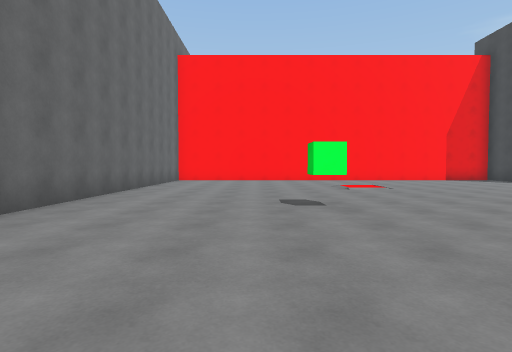
View 1 (above)

24 first-person views from a walk through a Unity game level. The camera is 1.3 m above the floor, tilts 2° down and sees 80° across. The floor is counted in squares, 2 m on a side. Each view is taken from the middle of a square. On the plan, view 1 faces up. The plan holds only what a view shows up to about 10 squares ahead; the rest is blank. The place goes on beyond the plan. The player character is not drawn.

View 2
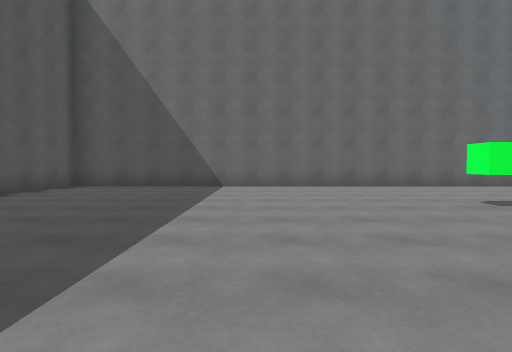

View 3
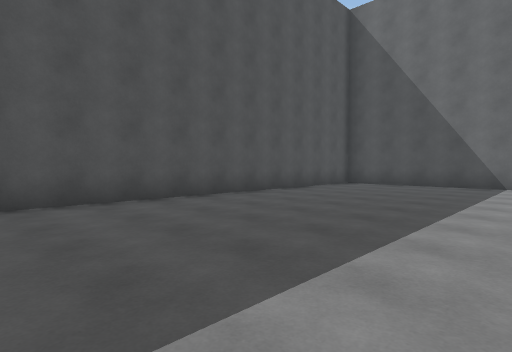

View 4
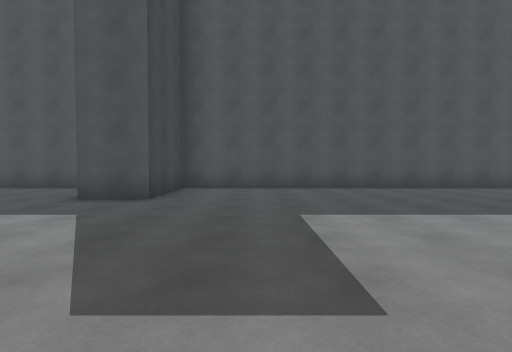

View 5
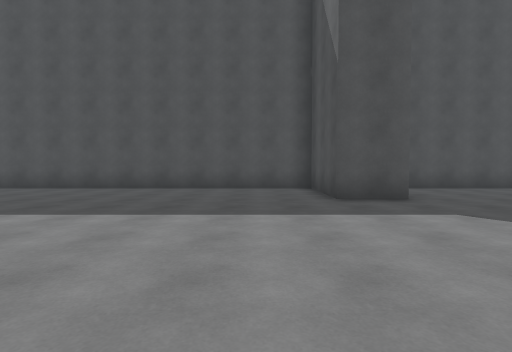

View 6
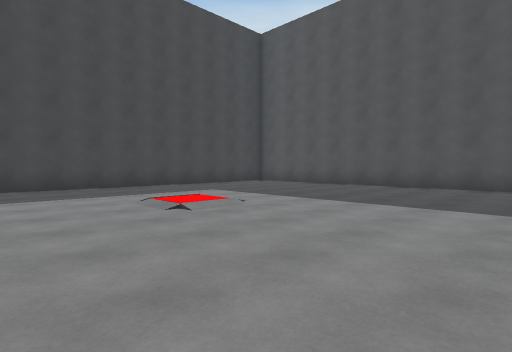

View 7
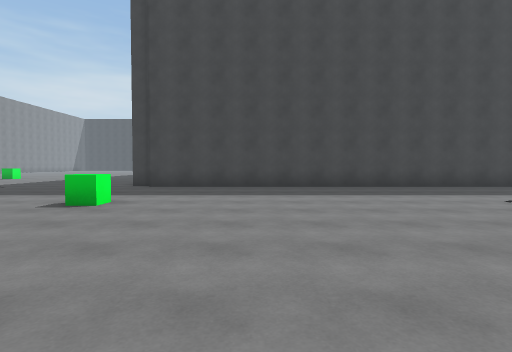

View 8
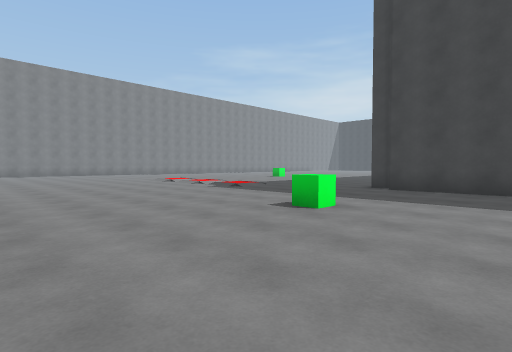

View 9
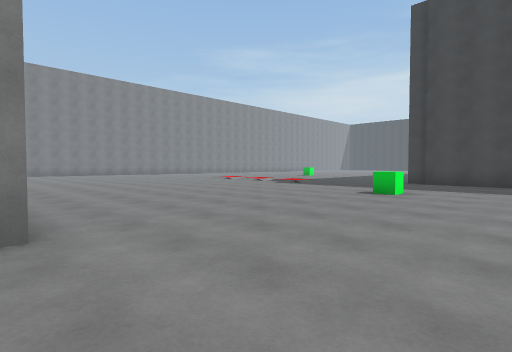

View 10
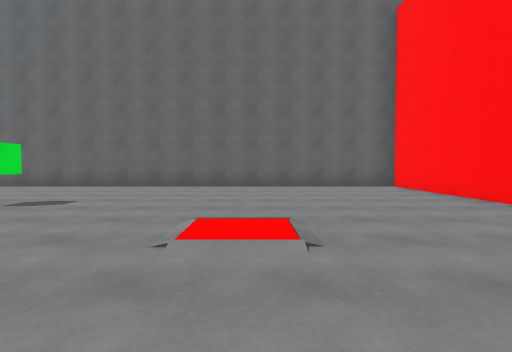

View 11
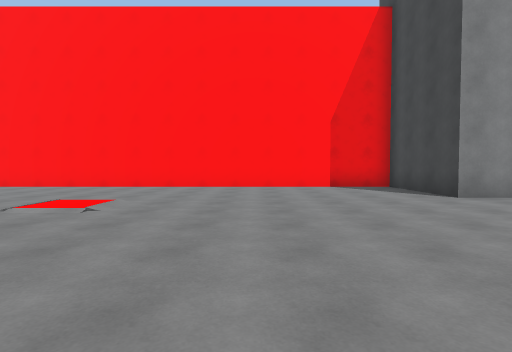

View 12
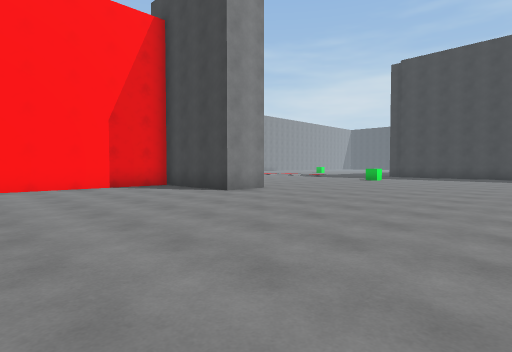

View 13
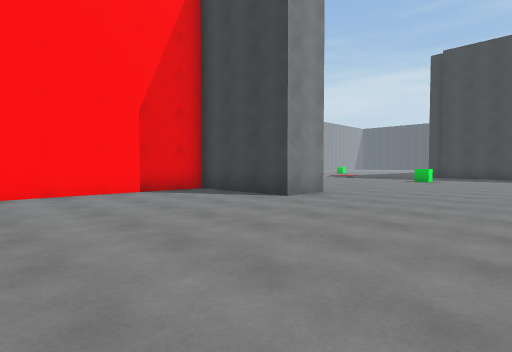

View 14
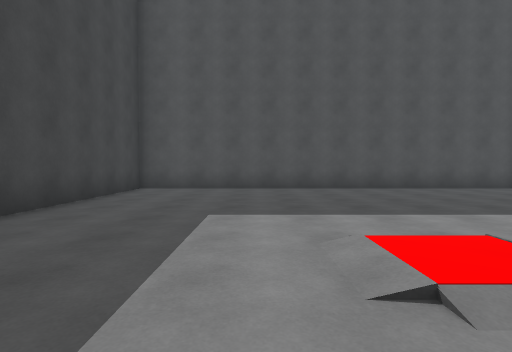

View 15
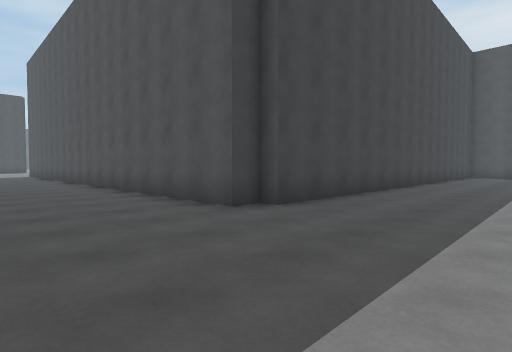

View 16
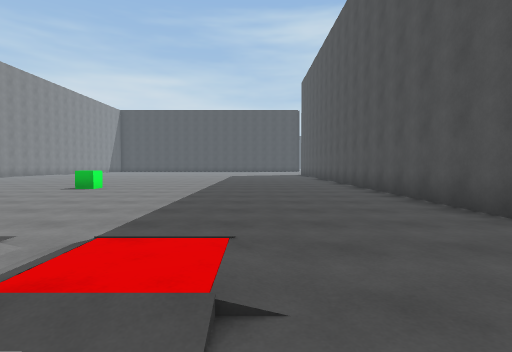

View 17
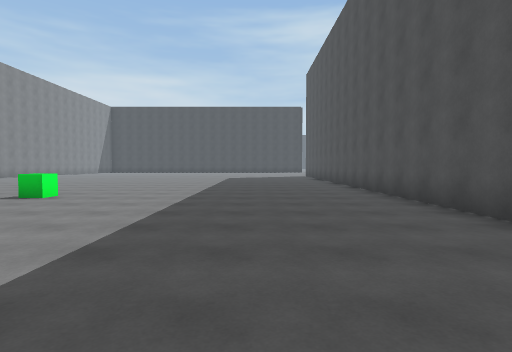

View 18
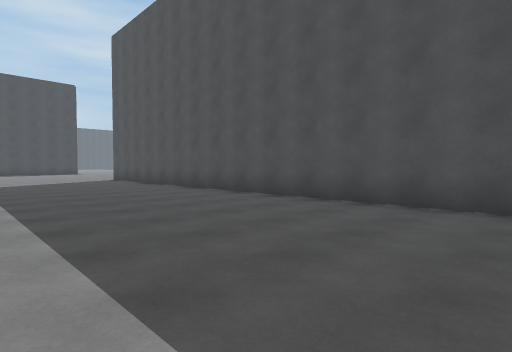

View 19
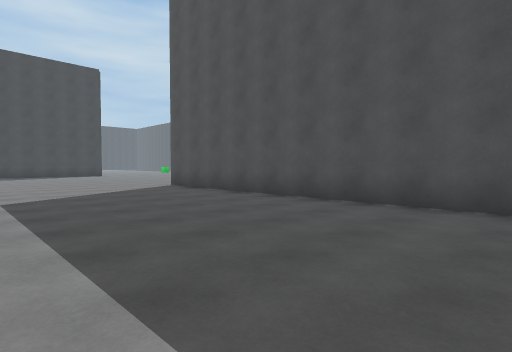

View 20
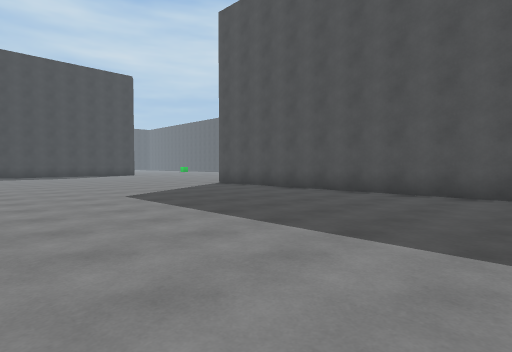

View 21
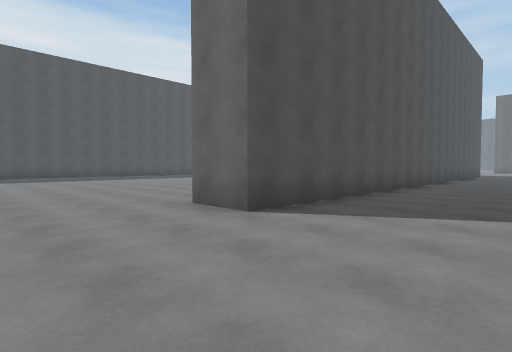

View 22
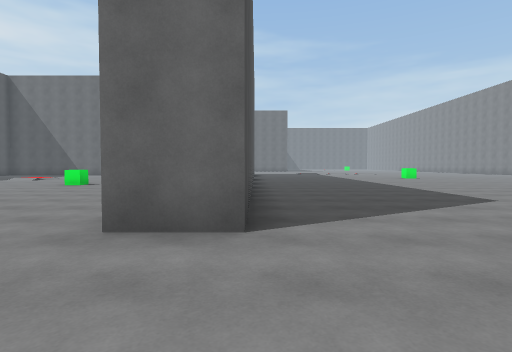

View 23
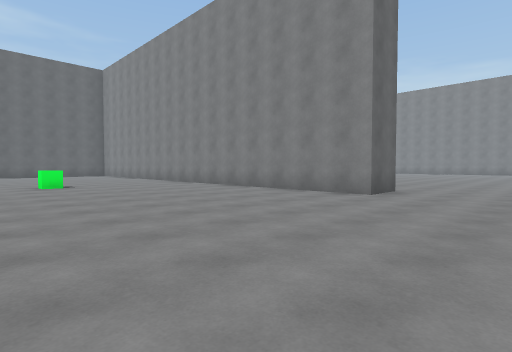

View 24
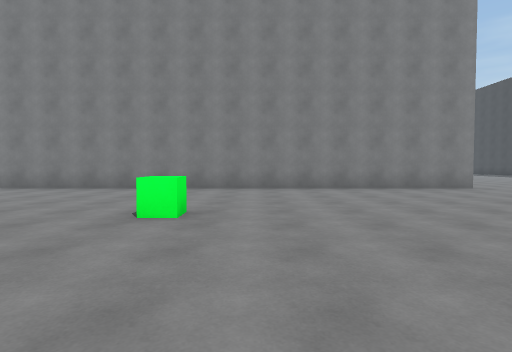

### Floor plan
Points are (right, up) in squares from view 1. A wall is a line through its corners. A room is listed if a view was taken in it or the views show most of it. See-through windows are left out.
Room 1 (views 1, 2, 3, 4, 5, 6, 7, 8, 9, 10, 11, 12, 13, 14, 15, 16, 17, 18, 19, 20, 21, 22)
walls: (11.5, 10.1) (10.1, 10.1) (10.1, 13.2) (-3.4, 13.2) (-3.4, -4.6) (10.1, -4.6) (10.1, -1.9) (11.4, -1.9) (11.4, -4.6) (22.3, -4.6) (22.3, 10.2) (22.6, 10.2) (22.6, 10.9) (40.1, 10.9) (40.1, 9.5)
ways out: opening at (42, 9.3) to room 2
objects: other object (1, 5); other object (18, 10); other object (28, 18)
Room 2 (views 23, 24)
walls: (40.1, 9.5) (26.8, 9.5)
ways out: opening at (42, 9.3) to room 1
objects: other object (33, 5)

Positions as (right, up) in squares from view 1, and headings:
1: (0, 0), facing up
2: (6, 1), facing left
3: (7, 1), facing down-left
4: (8, 4), facing down
5: (13, 4), facing down
6: (13, 5), facing down-right
7: (13, 7), facing right
8: (14, 7), facing up-right
9: (11, 7), facing up-right
10: (6, 9), facing left
11: (6, 4), facing up
12: (5, 4), facing up-right
13: (5, 6), facing up-right
14: (19, 4), facing down
15: (19, 14), facing down-right
16: (19, 14), facing right
17: (21, 14), facing right
18: (26, 16), facing down-right
19: (31, 16), facing down-right
20: (31, 18), facing down-right
21: (43, 14), facing down-left
22: (43, 11), facing left
23: (43, 3), facing up-left
24: (34, 1), facing up
